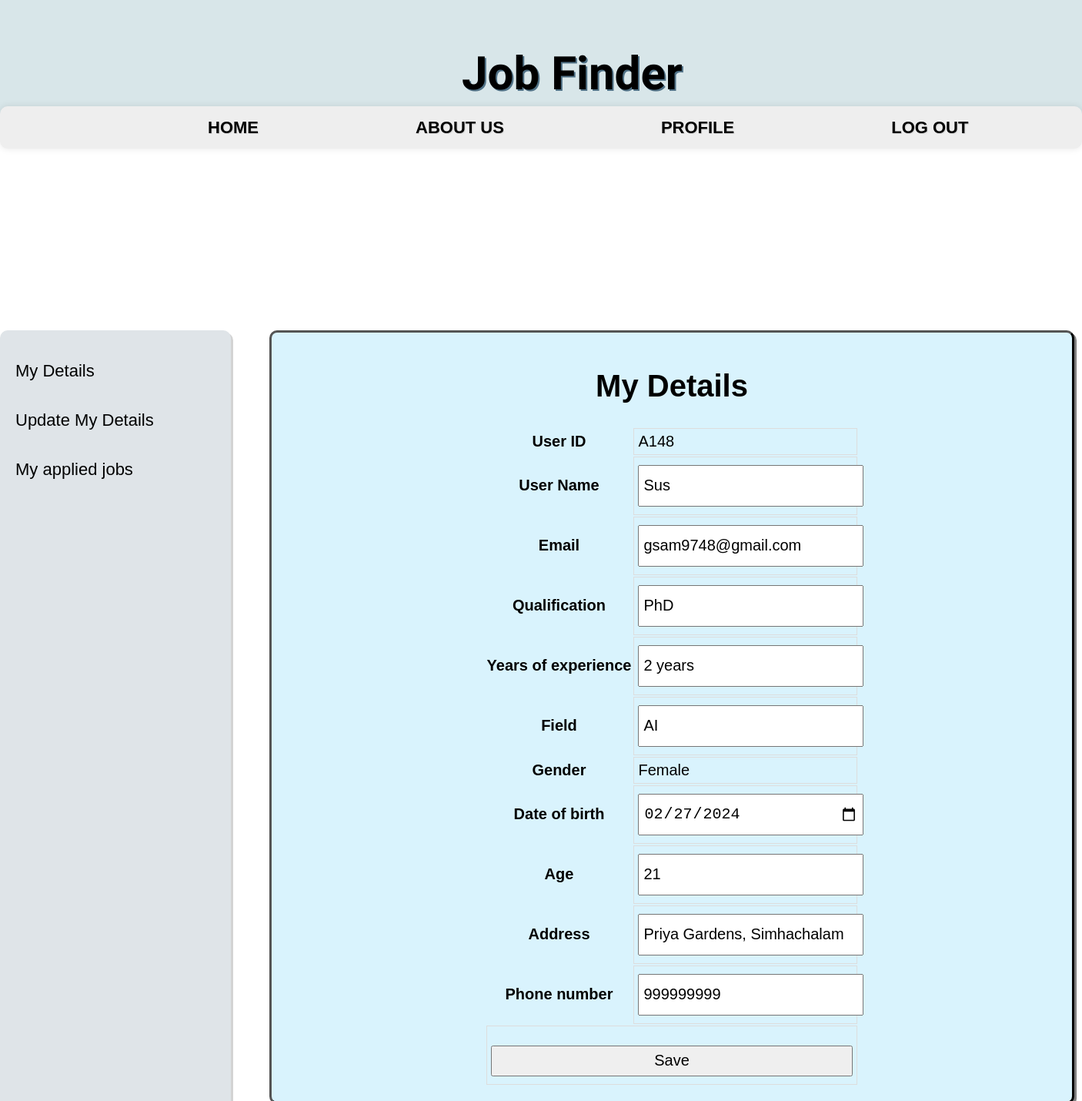
Screenshot of /updus.php (signed in) with the database file from the repository.
### tables this page shows
CREATE TABLE `udet` (
  `uname` varchar(30) NOT NULL,
  `email` varchar(50) NOT NULL,
  `qua` varchar(30) NOT NULL,
  `gender` varchar(10) NOT NULL,
  `dob` date NOT NULL,
  `age` int(22) NOT NULL,
  `address` varchar(100) NOT NULL,
  `phno` bigint(20) NOT NULL,
  `password` varchar(100) NOT NULL,
  `uid` varchar(10) NOT NULL,
  `exp` varchar(20) NOT NULL,
  `field` varchar(50) NOT NULL,
  `resume_path` varchar(800) NOT NULL
);

### updus.php (the view, shortened to what this page needs)
<!DOCTYPE html>
<html lang="en">
<head>
    <link rel="stylesheet" href="index.css">
</head>
<body>
    <div class="top">
        <p class="heading">Job Finder</p>
    </div>
    <div class="navbar">
        <a href="ulogged.php" class="ah" style="margin-left:250px;">HOME</a>
        <a href="uabt.php" class="ah">ABOUT US</a>
        <a href="upage.php" class="ah">PROFILE</a>
        <a href="logout.php" class="ah">LOG OUT</a>
    </div>
    <div class="side">
        <a href="curus.php" class="b">My Details</a>
        <br>
        <a href="updus.php" class="b">Update My Details</a>
        <br>
        <a href="uapjb.php" class="b">My applied jobs</a>
        <br>
    </div>
    <div class="regform">
        <center>
            <h1>My Details</h1>
        </center>
        <?php
        if (isset($_SESSION['uid'])) {
            $uid = $_SESSION['uid'];
            $db_user = "root";
            $db_password = "";
            $db_name = "addemps";
            $conn = new mysqli("localhost", $db_user, $db_password, $db_name);
            $sql = "SELECT * FROM udet WHERE uid = '$uid'";
            $result = $conn->query($sql);
            if ($result->num_rows > 0) {
                $row = $result->fetch_assoc();
                echo "<form action='editus.php' method='POST'style='margin-top:30px;'>";
                echo "<center>";
                echo "<table style='border:none;'>";
                echo "<tr><th>User ID</th><td>" . $row['uid'] . "</td></tr>";
                echo "<tr><th>User Name</th><td><input type='text' name='uname' value='" . $row['uname'] . "'></td></tr>";
                echo "<tr><th>Email</th><td><input type='text' name='email' value='" . $row['email'] . "'></td></tr>";
                echo "<tr><th>Qualification</th><td><input type='text' name='qua' value='" . $row['qua'] . "'></td></tr>";
                echo "<tr><th>Years of experience</th><td><input type='text' name='exp' value='" . $row['exp'] . "'></td></tr>";
                echo "<tr><th>Field</th><td><input type='text' name='field' value='" . $row['field'] . "'></td></tr>";
                echo "<tr><th>Gender</th><td>" . $row['gender'] . "</td></tr>";
                echo "<tr><th>Date of birth</th><td><input type='date' name='dob' value='" . $row['dob'] . "'></td></tr>";
                echo "<tr><th>Age</th><td><input type='number' name='age' value='" . $row['age'] . "'></td></tr>";
                echo "<tr><th>Address</th><td><input type='text' name='address' value='" . $row['address'] . "'></td></tr>";
                echo "<tr><th>Phone number</th><td><input type='number' name='phno' value='" . $row['phno'] . "'></td></tr>";
                echo "<tr><td colspan='2'><input type='submit' value='Save' style='margin-top:20px;'></td></tr>";
                echo "</table>";
                echo "</center>";
                echo "</form>";
            } else {
                echo "No details found for the current employer.";
            }
        } else {
            echo "You are not logged in as an employer.";
        }
        ?>
    </div>
</body>
</html>

### index.css (style rules this page uses)
.top { width: 100%; height: 150px; background-color: rgb(216, 230, 233); position: fixed; top: 0; left: 0; z-index: 1; display: flex; box-shadow: 0 0 10px rgba(0, 0, 0, 0.1); }
.heading { padding-left: 600px; font-size: 60px; font-family: "Comfortaa", sans-serif; font-weight: 700; text-shadow: 2px 2px rgb(80, 113, 134); }
.navbar { height: 40px; width: 100%; position: fixed; padding-top: 15px; left: 0; background-color: rgb(238, 238, 238); margin-top: 130px; border-radius: 10px; z-index: 1; border: none; box-shadow: 0 0 10px rgba(0, 0, 0, 0.1); }
.ah { text-decoration: none; font-family: "Trebuchet MS", "Lucida Sans Unicode", "Lucida Grande", "Lucida Sans", Arial, sans-serif; margin-left: 160px; color: black; text-shadow: 1px 1px 1px lightgrey; font-weight: 700; font-size: 22px; padding: 10px; padding-left: 20px; padding-right: 20px; }
input { height: 40px; width: 450px; font-size: 20px; }
.side { height: 100%; width: 300px; position: fixed; top: 30%; left: 0; background-color: #dfe4e8; overflow-x: hidden; padding-top: 30px; box-shadow: 3px 3px lightgrey; border-radius: 10px; }
.b { text-decoration: none; font-family: "Trebuchet MS", "Lucida Sans Unicode", "Lucida Grande", "Lucida Sans", Arial, sans-serif; }
.side .b { padding: 10px 20px; text-decoration: none; font-size: 22px; color: black; display: block; }
.regform { width: 1000px; max-width: 90%; background-color: rgb(217, 243, 253); position: absolute; top: 30%; left: 350px; padding: 20px; border: 3px outset black; box-shadow: 3px 3px grey; border-radius: 10px; }
.regform h1 { font-size: 40px; font-family: "Trebuchet MS", "Lucida Sans Unicode", "Lucida Grande", "Lucida Sans", Arial, sans-serif; }
.regform form { font-size: 20px; font-family: Verdana, Geneva, Tahoma, sans-serif; }
.regform input, .regform select { width: 100%; max-width: 900px; padding: 5px; margin: 5px 0; }
.etab .tab th, td { border: 1px solid #dddddd; text-align: left; padding: 5px; }

### rows the page displays
udet: uid "A148", uname "Sus", email "gsam9748@gmail.com", qua "PhD", exp "2 years", field "AI", gender "Female", dob "02/27/2024", age "21", address "Priya Gardens, Simhachalam", phno "999999999"
